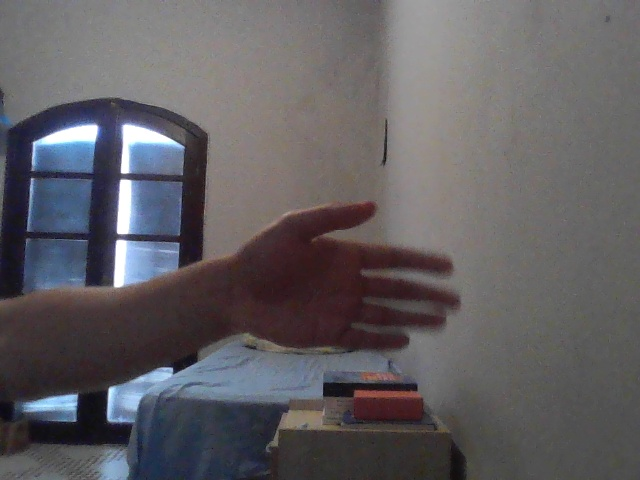
#> input picture img.jpg, 640 x 480 px
$ python -i utils.py   (imports and definitions only)
#> lines starting #> are read from the running program, lines starting #| are printed output that depends on the picture; after the words box and inside, x2 and y2 are one past the last pixel; in counts of white or black regions, pixels touching at a corner belong together
#> further down, picture is the input picture: shape (480, 640, 3); mean B, G, R 97.8, 94.3, 97.3
import cv2 as cv
import numpy as np
import skimage
from scipy.optimize import minimize_scalar
import matplotlib.pyplot as plt

# [151 lines left out: functions set_white_balanced, has_white_pixels, find_white_pixels, rgb_to_xyz, get_percentilewhite, get_diff_setpoint and 7 more, not called in this run]

def has_white_pixels(frame):
    """
    Args:
        frame (image):
        threshold ():
    Returns:
        True se houver pixels brancos no frame, False caso contrário.
    """

    """
    Ainda é necessário testar mais, pra ver se o intervalo de branco está correto
    """
    resizedFrame = cv.resize(frame, (1000, 700))
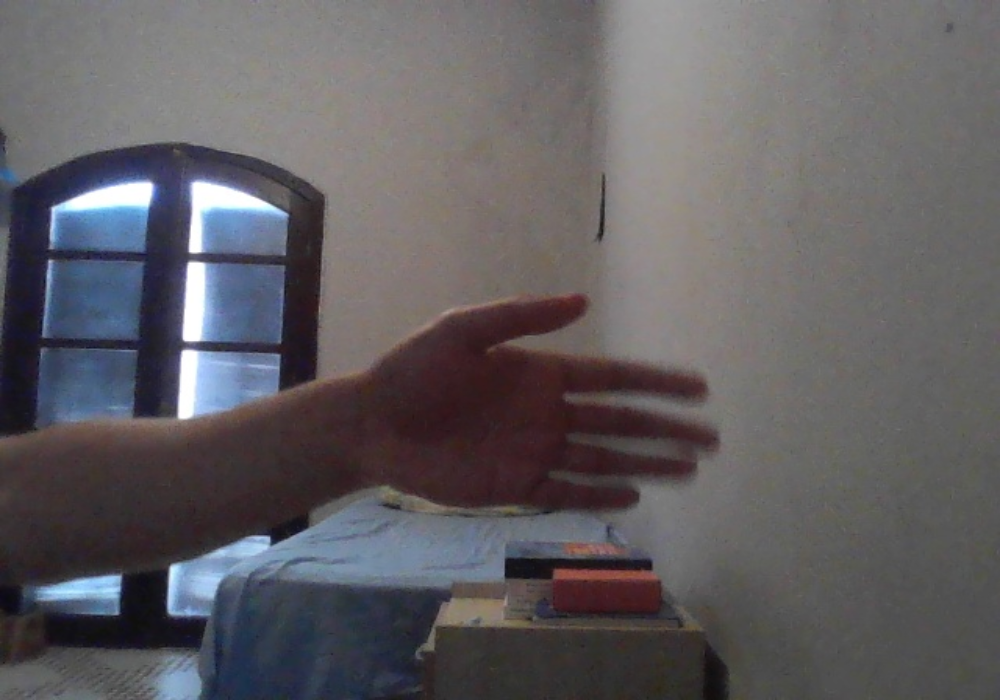
#> resizedFrame: shape (700, 1000, 3); mean B, G, R 97.7, 94.2, 97.2

    # Convert BGR to HSV
    hsv = cv.cvtColor(resizedFrame, cv.COLOR_BGR2HSV)
#> hsv: shape (700, 1000, 3); mean H, S, V 73.9, 37.6, 103.9

    # define range of blue color in HSV
    # lower_blue = np.array([110,50,10])
    # upper_blue = np.array([130,255,255])

    #2.4k equivale a 157,60,50 HSV
    #9.9k equivale a 21,194,255 HSV
    lower_white = np.array([0,5,120])
    upper_white = np.array([255,230,200])

    #Threshold the HSV image to get only white colors
    #mask = cv.inRange(hsv, lower_blue, upper_blue)
    mask = cv.inRange(hsv, lower_white, upper_white)
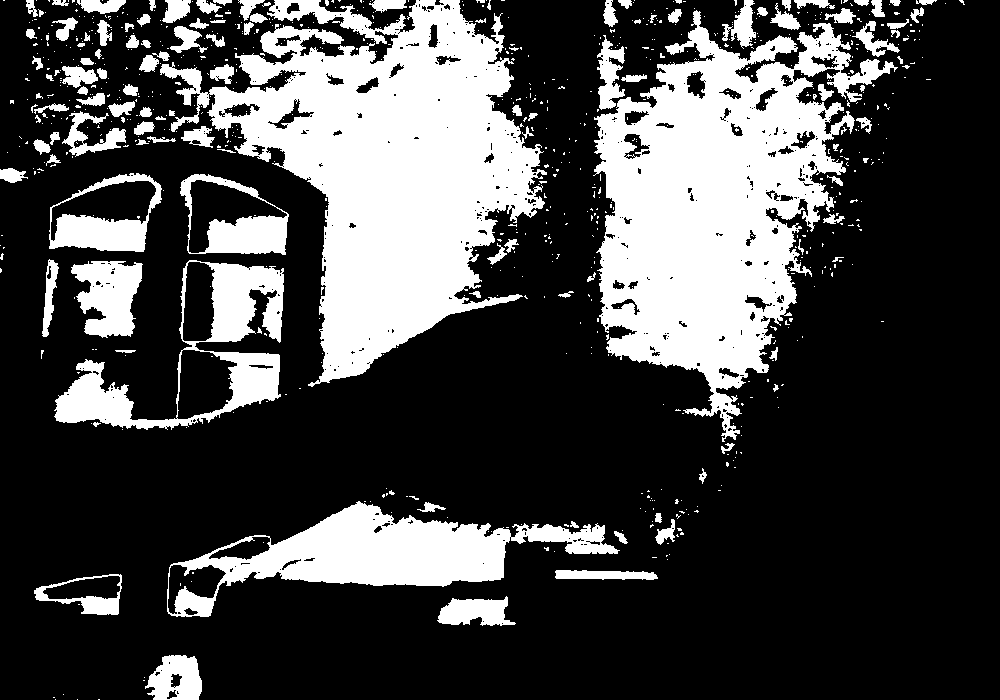
#> mask: shape (700, 1000); 27.7% white; 839 white regions (716 under 20 px), largest, box (x1, y1, x2, y2) and area: (160, 0, 547, 387) 68332, (593, 10, 898, 442) 60774, (167, 501, 620, 617) 18619

    #Bitwise-AND mask and original image
    res = cv.bitwise_and(resizedFrame,resizedFrame, mask= mask)
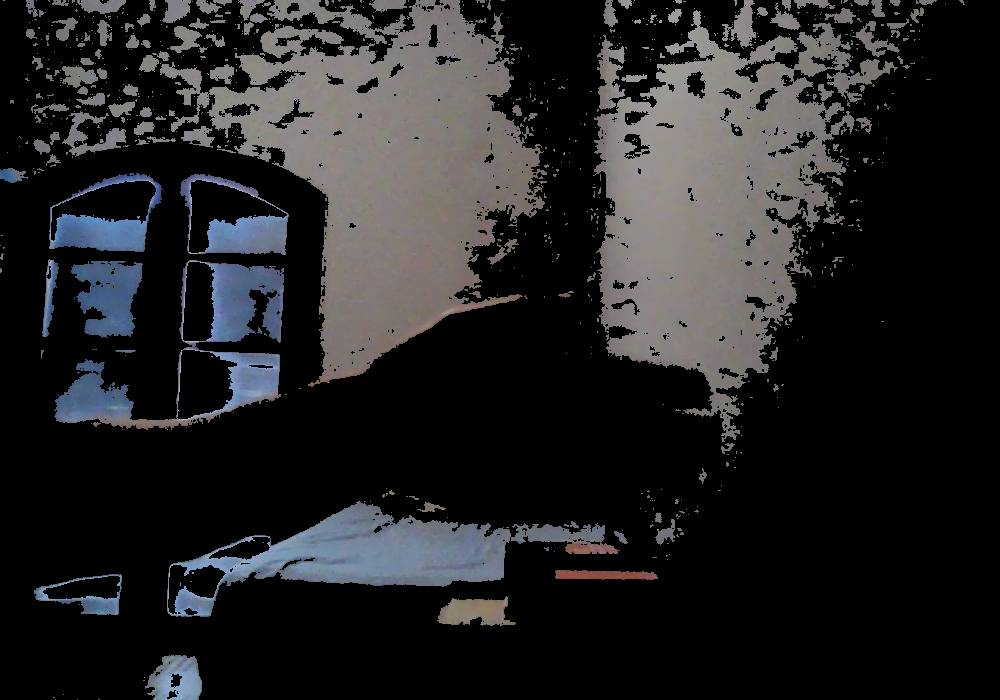
#> res: shape (700, 1000, 3); mean B, G, R 36, 34.9, 35.1

    #escreve o HSV do pixel [1, 1] na tela
    teste_hsv = 'HSV pixel [999][349]= ' + str(hsv[349][499])
#> teste_hsv = 'HSV pixel [999][349]= [  0 103  69]'
    cv.putText(resizedFrame, teste_hsv,(100,40),cv.FONT_HERSHEY_PLAIN, 2, (255,255,255), 5, cv.FILLED, False)
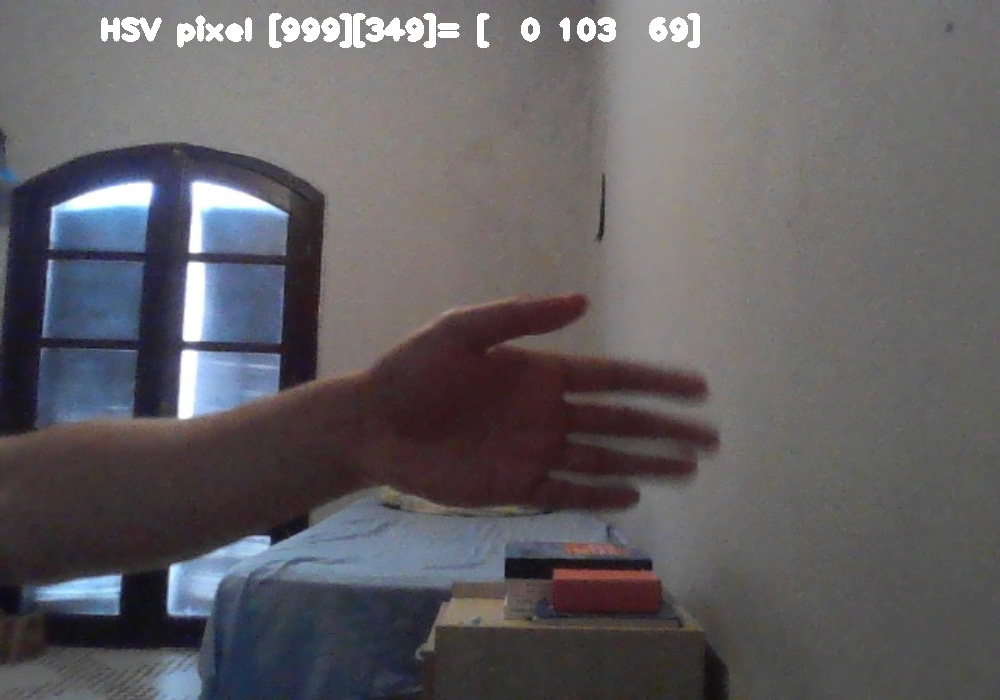
#> resizedFrame: shape (700, 1000, 3); 1.14% of pixels changed, all inside (x1, y1, x2, y2) = (101, 13, 700, 48)

    #pixel [1][1] branco no 2.4k = (107-108, 210-220, 130-140)
    #pixel [1][1] branco no 5.4k = (80-90, 40-55, 129-132)
    #pixel [1][1] branco no 9.9k = (30-36, 38-45, 125-132)

    newFrame = cv.hconcat([resizedFrame, res])
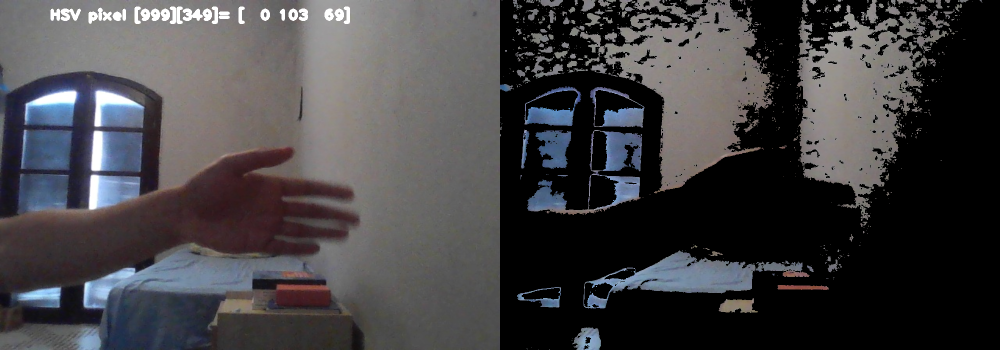
#> newFrame: shape (700, 2000, 3) (shown at 1/2 size); mean B, G, R 67.6, 65.3, 66.8

    #out.write(newFrame)

    cv.imshow('resizedFrame',newFrame)
    cv.imshow('res',res)


# [121 lines left out: functions find_white_pixels, xyz_to_rgb, get_percentilewhite, get_diff_setpoint, plot_histogram, background_subtraction and 6 more, not called in this run]

# [10 lines not run here, left out]

>>> import cv2
>>> picture = cv2.imread('img.jpg')
>>> result = has_white_pixels(picture)
